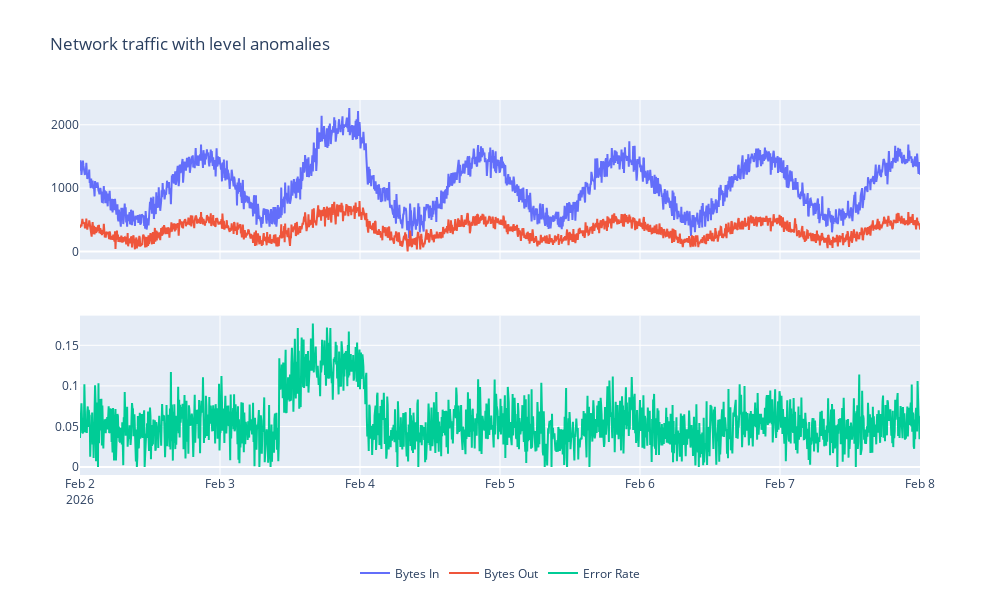

Notebook cell for this chart:
### Code cell
df_level_anomalies, level_anomaly_indices = generate_level_anomalies(df)
plot_network_metrics(df_level_anomalies, title='Network traffic with level anomalies')

### Figure 1 — Plotly figure (JSON) as saved in the notebook; plotly's stock layout.template omitted (floating-point values rounded to 4 significant figures; data arrays with more than 128 entries replaced by an {"elided": "..."} marker saying what was removed)
{"data": [{"name": "Bytes In", "type": "scatter", "x": {"elided": "1729 str values"}, "xaxis": "x", "y": {"elided": "1729 float values"}, "yaxis": "y"}, {"name": "Bytes Out", "type": "scatter", "x": {"elided": "1729 str values"}, "xaxis": "x", "y": {"elided": "1729 float values"}, "yaxis": "y"}, {"name": "Error Rate", "type": "scatter", "x": {"elided": "1729 str values"}, "xaxis": "x2", "y": {"elided": "1729 float values"}, "yaxis": "y2"}], "layout": {"height": 600, "legend": {"orientation": "h", "x": 0.5, "xanchor": "center", "y": -0.3, "yanchor": "bottom"}, "title": {"text": "Network traffic with level anomalies"}, "width": 1000, "xaxis": {"anchor": "y", "domain": [0, 1], "matches": "x2", "showticklabels": false}, "xaxis2": {"anchor": "y2", "domain": [0, 1]}, "yaxis": {"anchor": "x", "domain": [0.575, 1]}, "yaxis2": {"anchor": "x2", "domain": [0, 0.425]}}}
